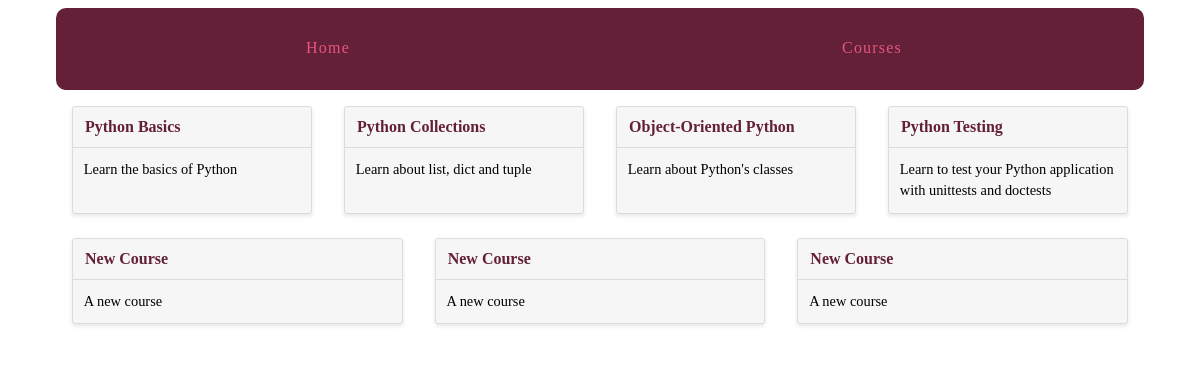
Page /courses/ on the committed database.
### courses/models.py (models this page shows, shortened)
class Course(models.Model):
	created_at = models.DateTimeField(auto_now_add=True)
	title = models.CharField(max_length=255)
	description = models.TextField()

### courses/views.py (the view)
def course_list(request):
	courses = Course.objects.all()
	return render(request, 'courses/course_list.html', {'courses': courses})

### courses/templates/courses/course_list.html (shortened to what this page needs)
{% extends "layout.html" %}
{% block content %}
<div class="cards">
	{% for course in courses %}
	<div class="card">
		<header><a href="{% url 'courses:detail' pk=course.pk %}">{{ course.title }}</a></header>
		<div class="card-copy">
			{{ course.description }}
		</div>
	</div>
	{% endfor %}
</div>
{% endblock %}

### templates/layout.html (shortened to what this page needs)
{% load static from staticfiles %}
<!doctype html>
<html>
	<head>
		<link rel="stylesheet" href="{% static 'css/layout.css' %}">
	</head>
	<body>
		<div class="site-container">
			<nav>
				<a href="{% url 'views.hello_world' %}">Home</a>
				<a href="{% url 'courses:list' %}">Courses</a>
			</nav>
			{%block content %}{% endblock %}
		</div>
	</body>
</html>

### assets/css/layout.css (style rules this page uses)
html { box-sizing: border-box; }
*, *::after, *::before { box-sizing: inherit; }
.site-container { max-width: 68em; margin-left: auto; margin-right: auto; }
.site-container::after { clear: both; content: ""; display: table; }
.site-container nav { width: 100%; display: table; width: 100%; table-layout: fixed; border-bottom-left-radius: 10px; border-bottom-right-radius: 10px; border-top-left-radius: 10px; border-top-right-radius: 10px; border-bottom-left-radius: 10px; border-top-left-radius: 10px; border-bottom-right-radius: 10px; border-top-right-radius: 10px; background-color: #642039; margin-bottom: 1em; overflow: hidden; }
.site-container nav a { display: table-cell; width: 8.33333%; padding: 10px; border-bottom: 2px solid #642039; color: #e6557e; letter-spacing: 0.075em; line-height: 60px; text-align: center; text-decoration: none; }
.cards { display: -webkit-box; display: -moz-box; display: box; display: -webkit-flex; display: -moz-flex; display: -ms-flexbox; display: flex; -webkit-box-lines: multiple; -moz-box-lines: multiple; box-lines: multiple; -webkit-flex-wrap: wrap; -moz-flex-wrap: wrap; -ms-flex-wrap: wrap; flex-wrap: wrap; -webkit-box-pack: justify; -moz-box-pack: justify; box-pack: justify; -webkit-justify-content: space-between; -moz-justify-content: space-between; -ms-justify-content: space-between; -o-justify-content: space-between; justify-content: space-between; -ms-flex-pack: justify; }
.card { -webkit-flex-basis: 15em; -moz-flex-basis: 15em; flex-basis: 15em; -ms-flex-preferred-size: 15em; -webkit-flex-grow: 1; -moz-flex-grow: 1; flex-grow: 1; -ms-flex-positive: 1; -webkit-transition: all 0.2s ease-in-out; -moz-transition: all 0.2s ease-in-out; transition: all 0.2s ease-in-out; background-color: #f6f6f6; border-radius: 3px; border: 1px solid gainsboro; box-shadow: 0 2px 4px #e6e6e6; margin: 0 1em 1.5em 1em; position: relative; }
.card header { -webkit-transition: all 0.2s ease-in-out; -moz-transition: all 0.2s ease-in-out; transition: all 0.2s ease-in-out; background-color: #f6f6f6; border-bottom: 1px solid gainsboro; border-radius: 3px 3px 0 0; font-weight: bold; line-height: 1.5em; padding: 0.5em 0.75em; }
.card header a { color: #642039; text-decoration: none; }
.card .card-copy { font-size: 0.9em; line-height: 1.5em; padding: 0.75em 0.75em; }

### rows in the picture
Course: title "Python Basics", description "Learn the basics of Python"
Course: title "Python Collections", description "Learn about list, dict and tuple"
Course: title "Object-Oriented Python", description "Learn about Python's classes"
Course: title "Python Testing", description "Learn to test your Python application with unittests and doctests"
Course: title "New Course", description "A new course"
Course: title "New Course", description "A new course"
Course: title "New Course", description "A new course"
